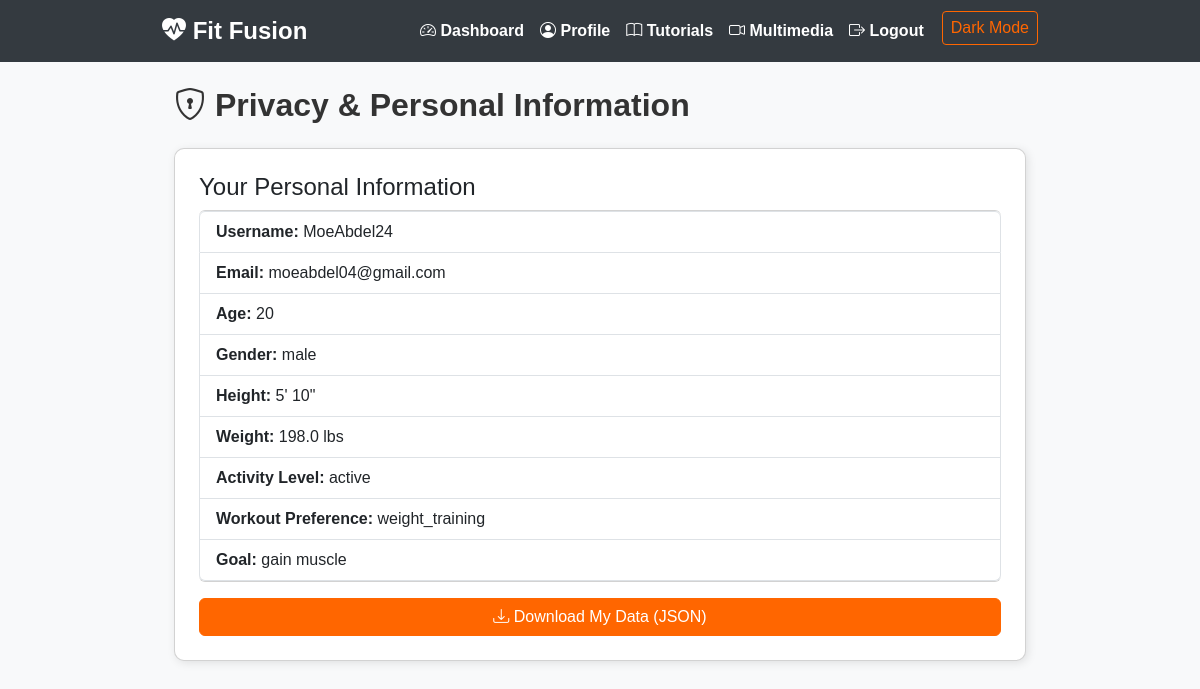
The app's page /privacy (signed in), older data.
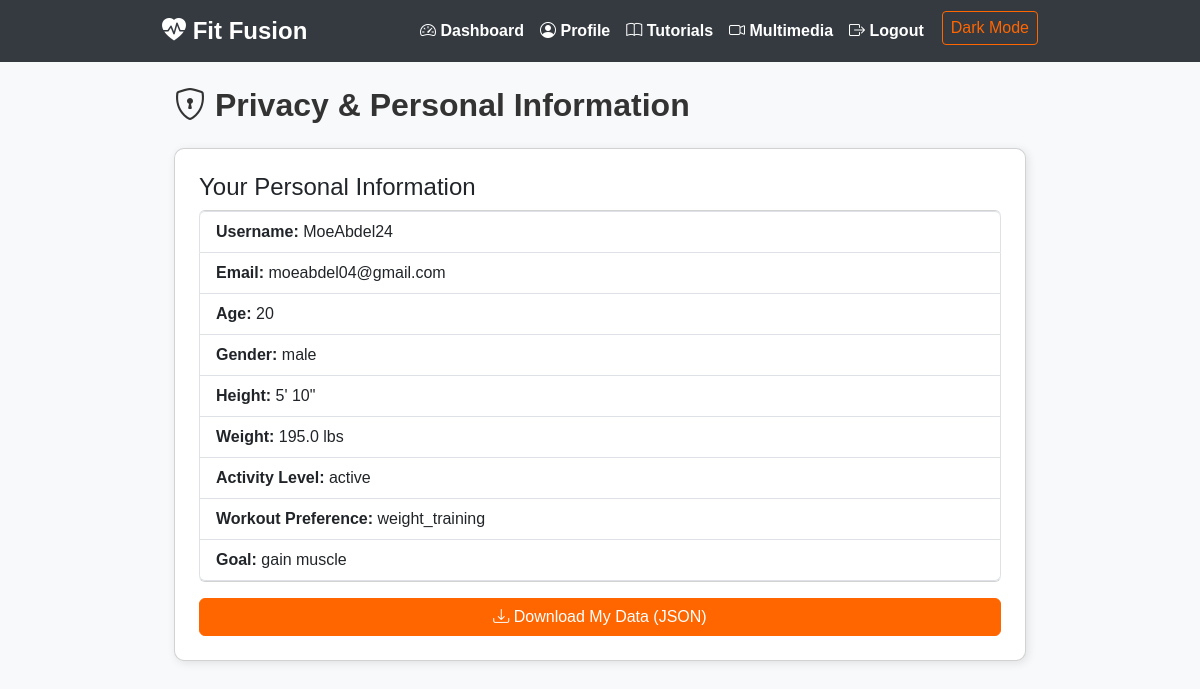
The same page, newer data.
### app.py (models this page shows)
class User(db.Model):
    id = db.Column(db.Integer, primary_key=True)
    username = db.Column(db.String(80), unique=True, nullable=False)
    email = db.Column(db.String(120), unique=True, nullable=False)
    password = db.Column(db.String(256), nullable=False)
    age = db.Column(db.Integer, nullable=False)
    gender = db.Column(db.String(10), nullable=False)
    height = db.Column(db.Float, nullable=False)  # Stored in meters
    weight = db.Column(db.Float, nullable=False)  # Stored in kg
    activity_level = db.Column(db.String(20), nullable=False)
    workout_preference = db.Column(db.String(20), nullable=True)
    goal = db.Column(db.String(50), nullable=True)

### app.py (the view)
@app.route('/privacy')
def privacy():
    if 'user_id' not in session:
        flash('Please log in to view privacy information.', 'warning')
        return redirect(url_for('login'))
    user = User.query.get(session['user_id'])
    return render_template('privacy.html', user=user)

### app.py (called while the page is built)
def height_to_feet_inches(meters):
    total_inches = round(meters / 0.0254)
    feet = total_inches // 12
    inches = total_inches % 12
    return f"{feet}' {inches}\""

### templates/privacy.html
{% extends "base.html" %}
{% block content %}
<div class="container mt-4">
  <h2 class="mb-4"><i class="bi bi-shield-lock"></i> Privacy & Personal Information</h2>
  <div class="card p-4">
    <h4>Your Personal Information</h4>
    <ul class="list-group">
      <li class="list-group-item"><strong>Username:</strong> {{ user.username }}</li>
      <li class="list-group-item"><strong>Email:</strong> {{ user.email }}</li>
      <li class="list-group-item"><strong>Age:</strong> {{ user.age }}</li>
      <li class="list-group-item"><strong>Gender:</strong> {{ user.gender }}</li>
      <li class="list-group-item"><strong>Height:</strong> {{ user.height | height_to_feet_inches }}</li>
      <li class="list-group-item"><strong>Weight:</strong> {{ (user.weight * 2.20462) | round(1) }} lbs</li>
      <li class="list-group-item"><strong>Activity Level:</strong> {{ user.activity_level }}</li>
      <li class="list-group-item"><strong>Workout Preference:</strong> {{ user.workout_preference }}</li>
      <li class="list-group-item"><strong>Goal:</strong> {{ user.goal }}</li>
    </ul>
    <a href="{{ url_for('download_data') }}" class="btn btn-primary mt-3">
      <i class="bi bi-download"></i> Download My Data (JSON)
    </a>
  </div>
</div>
{% endblock %}

### templates/base.html (shortened to what this page needs)
<!DOCTYPE html>
<html lang="en">
<head>
  <link href="https://cdn.jsdelivr.net/npm/bootstrap@5.3.0/dist/css/bootstrap.min.css" rel="stylesheet">
  <link rel="stylesheet" href="https://cdn.jsdelivr.net/npm/bootstrap-icons@1.10.5/font/bootstrap-icons.css">
</head>
<body>
  <nav class="navbar navbar-expand-lg navbar-dark">
    <div class="container">
      <a class="navbar-brand" href="{{ url_for('home') }}">
        <i class="bi bi-heart-pulse-fill"></i> Fit Fusion
      </a>
      <div class="collapse navbar-collapse" id="navbarNav">
        <ul class="navbar-nav ms-auto">
          {% if 'user_id' in session %}
            <li class="nav-item">
              <a class="nav-link" href="{{ url_for('dashboard') }}">
                <i class="bi bi-speedometer2"></i> Dashboard
              </a>
            </li>
            <li class="nav-item">
              <a class="nav-link" href="{{ url_for('profile') }}">
                <i class="bi bi-person-circle"></i> Profile
              </a>
            </li>
            <li class="nav-item">
              <a class="nav-link" href="{{ url_for('tutorials') }}">
                <i class="bi bi-book"></i> Tutorials
              </a>
            </li>
            <li class="nav-item">
              <a class="nav-link" href="{{ url_for('multimedia') }}">
                <i class="bi bi-camera-video"></i> Multimedia
              </a>
            </li>
            <li class="nav-item">
              <a class="nav-link" href="{{ url_for('logout') }}">
                <i class="bi bi-box-arrow-right"></i> Logout
              </a>
            </li>
          {% endif %}
          <li class="nav-item">
            <button id="darkModeToggle" onclick="toggleDarkMode()">Dark Mode</button>
          </li>
        </ul>
      </div>
    </div>
  </nav>
  <div class="container mt-4">
    {% block content %}{% endblock %}
  </div>
</body>
</html>

### templates/base.html (style rules this page uses)
body { background-color: #f8f9fa; font-family: 'Arial', sans-serif; transition: background-color 0.3s, color 0.3s; }
.container { max-width: 900px; }
.card { box-shadow: 2px 2px 10px rgba(0, 0, 0, 0.1); border-radius: 10px; transition: background-color 0.3s, border-color 0.3s; }
.btn-primary { background-color: #ff6600; border-color: #ff6600; }
h2, h3 { font-weight: bold; color: #333; transition: color 0.3s; }
.navbar { background-color: #343a40; transition: background-color 0.3s; }
.navbar-brand { font-size: 1.5rem; font-weight: bold; }
.navbar-dark .navbar-nav .nav-link { color: white; font-weight: bold; }
#darkModeToggle { border: 1px solid #ff6600; color: #ff6600; background: none; border-radius: 4px; padding: 4px 8px; margin-left: 10px; transition: background-color 0.3s, color 0.3s; }

Row changes from the older to the newer data that the page shows:
changed User "MoeAbdel24": (user.weight*2.20462)|round(1) "198.0" → "195.0"
